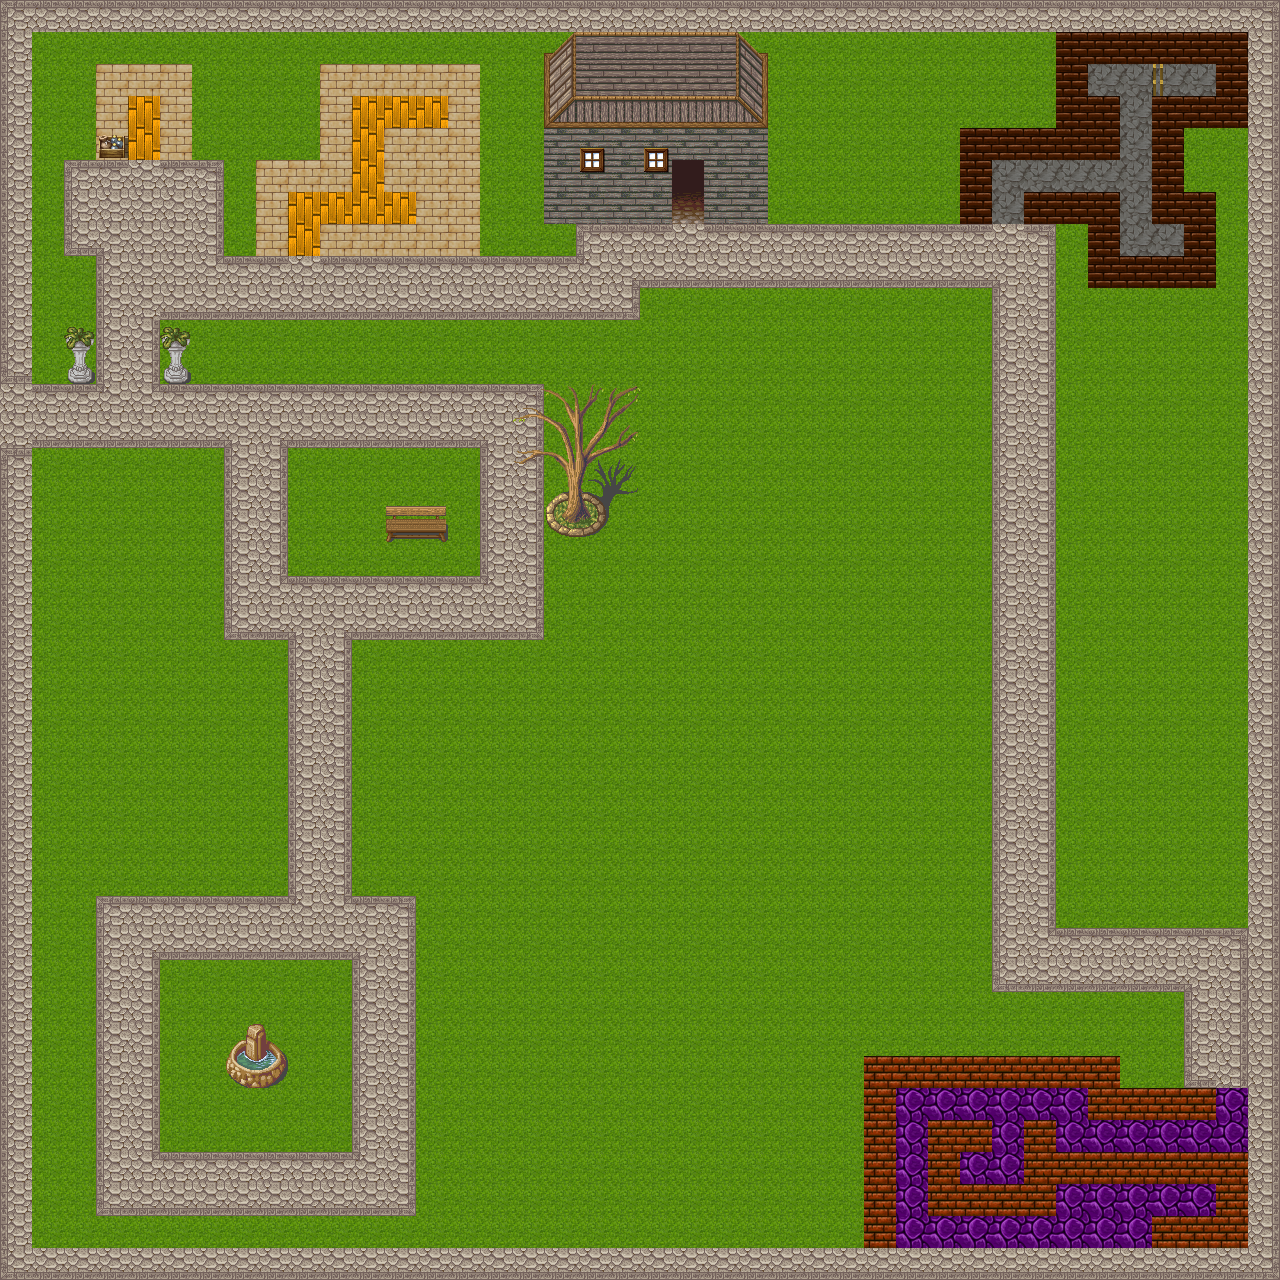

Tiled map render using the project's own tile images. Description and the map definition, with tile-layer contents summarised, below:
An orthogonal 40x40 tile map with 32x32 px tiles, 3 tile layers (background, structures, decorations), 7 tilesets and 40 objects (31x blocking, 3x NPC, 2x door, block, gate, ...).

<map version="1.0.0" orientation="orthogonal" renderorder="right-down" width="40" height="40" tilewidth="32" tileheight="32" nextobjectid="64">
 <tileset firstgid="1" name="things" tilewidth="32" tileheight="32" tilecount="160" columns="16">
  <image source="rpg_maker_vx_ace___items_by_ayene_chan-davng1k.png" width="512" height="320" />
 </tileset>
 <tileset firstgid="161" name="magecity_0" tilewidth="32" tileheight="32" tilecount="360" columns="8">
  <image source="magecity_0.png" width="256" height="1450" />
 </tileset>
 <tileset firstgid="521" name="The Grounds" tilewidth="32" tileheight="32" tilecount="56" columns="8">
  <image source="various.png" width="272" height="232" />
 </tileset>
 <tileset firstgid="577" name="Houses" tilewidth="32" tileheight="32" tilecount="128" columns="16">
  <image source="walls-n-roofs1.png" width="512" height="256" />
 </tileset>
 <tileset firstgid="705" name="woodfloors" tilewidth="32" tileheight="32" tilecount="64" columns="8">
  <image source="woodfloors.png" width="256" height="256" />
 </tileset>
 <tileset firstgid="769" name="materials1" tilewidth="32" tileheight="32" tilecount="48" columns="8">
  <image source="materials1.png" width="256" height="192" />
 </tileset>
 <tileset firstgid="817" name="windows" tilewidth="32" tileheight="32" tilecount="70" columns="5">
  <image source="rpg_maker_vx_ace___windows_with_curtains_by_ayene_chan-d7qrpfw.png" width="160" height="448" />
 </tileset>
 <layer name="background" width="40" height="40">
  <data>[1600 cells, 1600 non-empty, 9 distinct tile ids]</data>
 </layer>
 <layer name="structures" width="40" height="40">
  <data>[1600 cells, 510 non-empty, 38 distinct tile ids]</data>
 </layer>
 <objectgroup name="collision">
  <object id="5" type="blocking" x="96" y="64" width="32" height="96" />
  <object id="6" type="blocking" x="128" y="64" width="64" height="32" />
  <object id="7" type="blocking" x="160" y="96" width="32" height="64" />
  <object id="8" type="blocking" x="256" y="160" width="32" height="96" />
  <object id="9" type="blocking" x="288" y="160" width="64" height="32" />
  <object id="10" type="blocking" x="320" y="64" width="32" height="96" />
  <object id="11" type="blocking" x="352" y="64" width="128" height="32" />
  <object id="12" type="blocking" x="448" y="96" width="32" height="160" />
  <object id="13" type="blocking" x="384" y="128" width="64" height="64" />
  <object id="14" type="blocking" x="416" y="192" width="32" height="64" />
  <object id="15" type="blocking" x="320" y="224" width="96" height="32" />
  <object id="16" type="blocking" x="544" y="32" width="128" height="192" />
  <object id="17" type="blocking" x="672" y="32" width="96" height="128" />
  <object id="18" type="blocking" x="704" y="160" width="64" height="64" />
  <object id="22" type="blocking" x="1056" y="32" width="192" height="32" />
  <object id="23" type="blocking" x="1056" y="64" width="32" height="96" />
  <object id="24" type="blocking" x="1216" y="64" width="32" height="64" />
  <object id="25" type="blocking" x="1088" y="96" width="32" height="64" />
  <object id="26" type="blocking" x="960" y="128" width="96" height="32" />
  <object id="27" type="blocking" x="960" y="160" width="32" height="64" />
  <object id="28" type="blocking" x="1152" y="96" width="64" height="32" />
  <object id="29" type="blocking" x="1152" y="128" width="32" height="96" />
  <object id="30" type="blocking" x="1184" y="192" width="32" height="96" />
  <object id="31" type="blocking" x="1088" y="256" width="96" height="32" />
  <object id="32" type="blocking" x="1024" y="192" width="96" height="32" />
  <object id="33" type="blocking" x="1088" y="224" width="32" height="32" />
  <object id="47" type="block" x="32" y="384">
   <polyline points="0,0 -32,0 -32,-384 1248,-384 1248,896 -32,896 -32,64 0,64 0,864 1216,864 1216,-352 0,-352 0,0" />
  </object>
  <object id="49" type="blocking" x="544" y="480" width="64" height="64" />
  <object id="50" type="blocking" x="384" y="512" width="64" height="32" />
  <object id="54" type="blocking" x="224" y="1024" width="64" height="64" />
  <object id="55" type="blocking" x="64" y="352" width="32" height="32" />
  <object id="56" type="blocking" x="160" y="352" width="32" height="32" />
  <object id="61" name="Jail Door" type="gate" x="1152" y="64" width="32" height="32" />
 </objectgroup>
 <objectgroup name="doors">
  <object id="58" name="House Door" type="door" x="672" y="160" width="32" height="64" />
  <object id="59" name="Town Exit" type="door" x="0" y="384" width="32" height="64" />
 </objectgroup>
 <objectgroup name="items">
  <object id="62" name="Copper Chest" type="chest" x="1184" y="1184" width="32" height="32" />
 </objectgroup>
 <objectgroup name="sprites">
  <object id="44" name="MiniTown Beast" type="MobSpawn" x="1184" y="64" width="32" height="32">
   <properties>
    <property name="spawnSubType" value="MiniTownBeast" />
    <property name="spawnType" value="Specific" />
   </properties>
  </object>
  <object id="42" name="Dave" type="NPC" x="384" y="192" width="32" height="32">
   <properties>
    <property name="npcSubType" value="IdleChatter" />
    <property name="npcType" value="Citizen" />
   </properties>
  </object>
  <object id="40" name="Gimm" type="NPC" x="416" y="96" width="32" height="32">
   <properties>
    <property name="npcSubType" value="IdleChatter" />
    <property name="npcType" value="Citizen" />
   </properties>
  </object>
  <object id="39" name="Niel" type="NPC" x="128" y="96" width="32" height="32">
   <properties>
    <property name="npcSubType" value="General" />
    <property name="npcType" value="Merchant" />
   </properties>
  </object>
 </objectgroup>
 <layer name="decorations" width="40" height="40">
  <data>[1600 cells, 30 non-empty, 28 distinct tile ids]</data>
 </layer>
</map>
